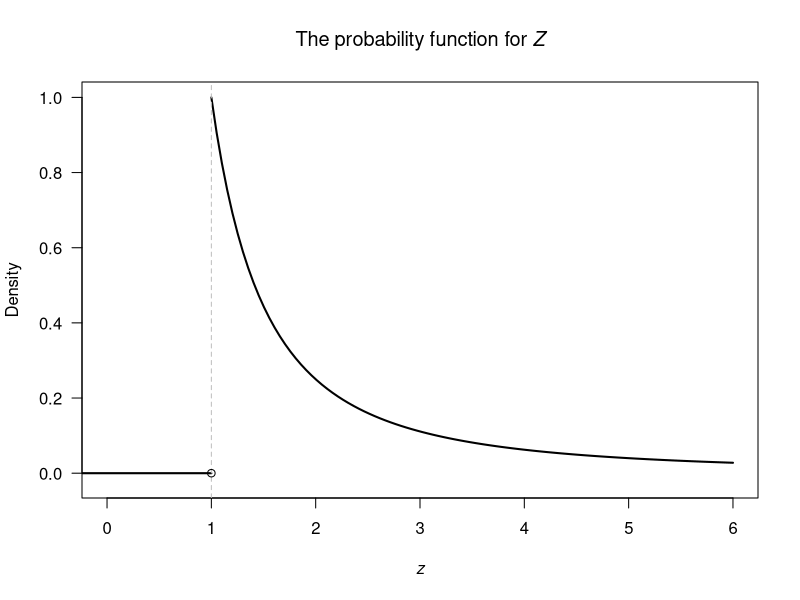

Generate this figure with R:

# Define values of z > 1 to plot over
z <- seq(1, 6, length.out = 100)

# Plot for z > 1
plot(x = z, y = z^(-2),
     type = "l", lwd = 2, las = 1,
     xlim = c(0, 6), ylim = c(-0.025, 1),
     xlab = expression( italic(z)),
     ylab = "Density",
     main = expression(paste(The~probability~"function for"~italic(Z))))

# Line for x = 0 to x = 1
lines( x = c(-1, 1),
       y = c(0, 0),
       lwd = 2) ### lwd = 2: Thicker line width

# Dotted vertical line
abline(v = 1, lty = 2, ### lty = 2: means 'dotted lines' 
       col = "grey") 

# Show open point
points(x = 1, y = 0,
       pch = 1) ### pch = 1: open circle
